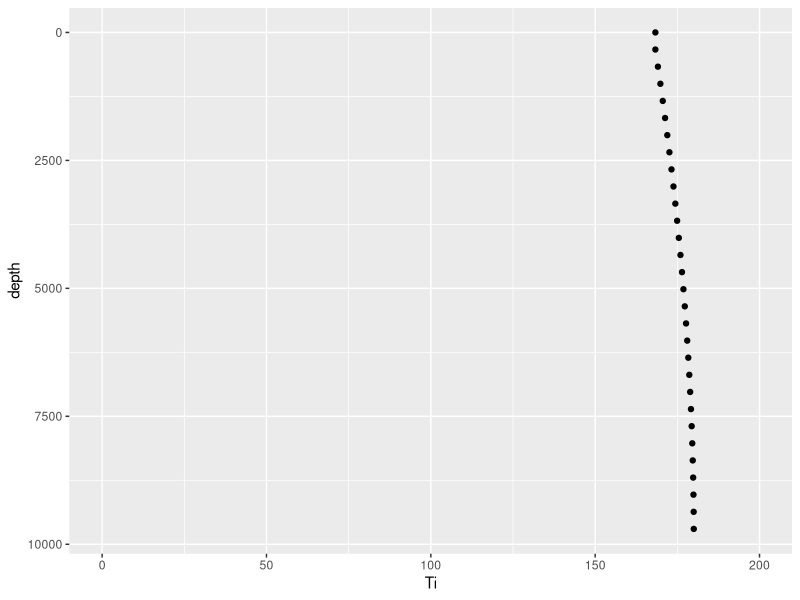
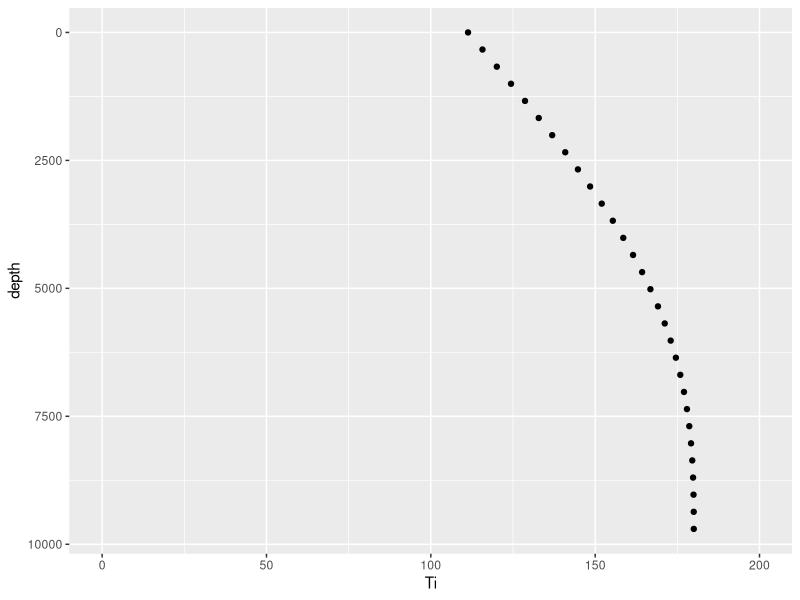

Generate these figures, in order, with R:
## ---- chunk 1
theta <-  pi /2
diam.in <- 1.995
diam.ft <- diam.in / 12
area.ft2 <- pi / 4 * diam.ft^2
tht <- 180
bht <- 180
depth <- 9700
ge <- (bht - tht) / depth
m <- 228145
U <-  8


well <- "
depth	dL	pres	temp
0	0	200	80.0
334	334	267	83.4
669	334	339	86.9
1003	334	415	90.3
1338	334	495	93.8
1672	334	580	97.2
2007	334	667	100.7
2341	334	756	104.1
2676	334	849	107.6
3010	334	944	111.0
3345	334	1042	114.5
3679	334	1141	117.9
4014	334	1242	121.4
4348	334	1344	124.8
4683	334	1449	128.3
5017	334	1554	131.7
5352	334	1661	135.2
5686	334	1769	138.6
6021	334	1878	142.1
6355	334	1988	145.5
6690	334	2099	149.0
7024	334	2210	152.4
7359	334	2323	155.9
7693	334	2436	159.3
8028	334	2549	162.8
8362	334	2664	166.2
8697	334	2778	169.7
9031	334	2894	173.1
9366	334	3009	176.6
9700	334	3125	180.0
"

# read string text to dataframe
well_table <- read.table(header = TRUE, text = well)
well_table

## ---- chunk 2
U = 8
Cp <- (0.53 + 0.5 + 1 ) / 3
k <- U * pi * diam.ft / m / Cp
Ti <- bht

for (i in nrow(well_table):1) {
    L  <- depth - well_table[i, "depth"]
    dL <- well_table[i, "dL"]
    Tei <- well_table[i, "temp"]
    dT.dx <- k * (Ti - Tei + ge * L * sin(theta))
    Ti <- Ti - dT.dx * dL
    
    # cat(sprintf("%3d %10.0f %10.2f %12.6f %12.3f \n", i, L, Tei, dT.dx, Ti))
    well_table[i, "L"]  <- L
    well_table[i, "dT.dx"]  <- dT.dx
    well_table[i, "Ti"] <- Ti
}
print(well_table)

library(ggplot2)

ggplot(well_table, aes(x = Ti, y = depth)) +
    geom_point() + scale_y_continuous(trans = "reverse") +
    scale_x_continuous(lim = c(0, 200))

## ---- chunk 3
U <- 4
Cp <- (0.53 + 0.5 + 1) / 3
k <- U * pi * diam.ft / m / Cp
A <- 1 / k                      # relaxation distance by Ramey. Shoham, pg 297

Ti <- bht
for (i in nrow(well_table):1) {
    L <- depth - well_table[i, "depth"]
    Tei <- well_table[i, "temp"]
    Ti <- (Tei - ge * L * sin(theta)) +
          (Ti - Tei) * exp(-L/A) +
        ge * A * sin(theta) * (1 - exp(-L/A))
    
    # cat(sprintf("%3d %10.0f %10.2f \n", i, L, Ti))
    well_table[i, "L"]  <- L
    well_table[i, "Ti"] <- Ti
}
print(well_table)

library(ggplot2)

ggplot(well_table, aes(x = Ti, y = depth)) +
    geom_point() + scale_y_continuous(trans = "reverse") +
    scale_x_continuous(lim = c(0, 200))
